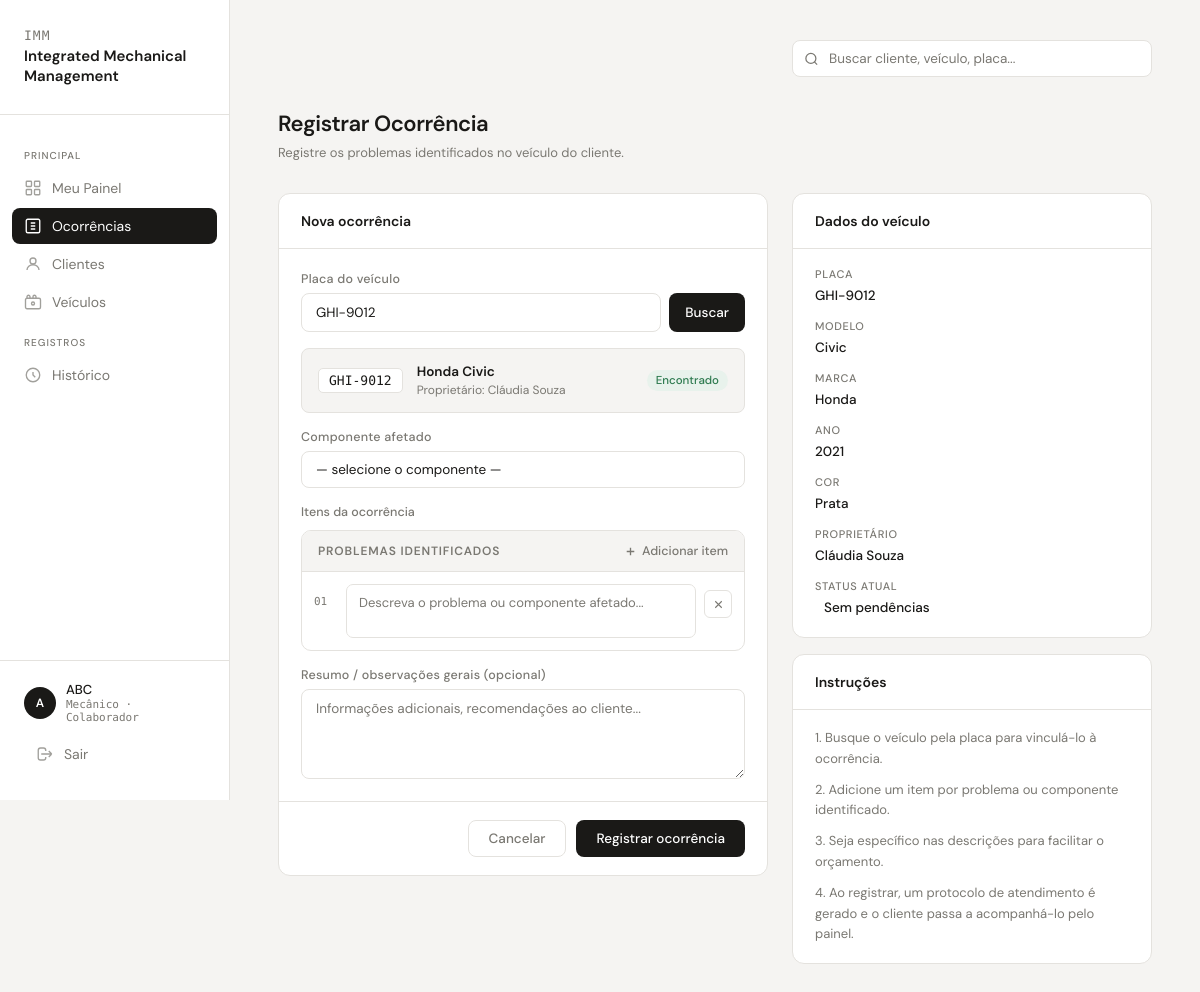
Page /colaborador/registrar_ocorrencia.php?placa=GHI-9012 (signed in) on the committed database.
### tables this page shows
CREATE TABLE `veiculo` (
  `id` char(36) NOT NULL DEFAULT uuid(),
  `placa` varchar(10) NOT NULL,
  `ano` int(11) NOT NULL,
  `cor` varchar(10) NOT NULL,
  `idModelo` char(36) NOT NULL,
  `idCliente` char(36) NOT NULL
);

CREATE TABLE `marca` (
  `id` char(36) NOT NULL DEFAULT uuid(),
  `nome` varchar(100) NOT NULL
);

CREATE TABLE `modelo` (
  `id` char(36) NOT NULL DEFAULT uuid(),
  `nome` varchar(100) NOT NULL,
  `idMarca` char(36) NOT NULL
);

CREATE TABLE `cliente` (
  `id` char(36) NOT NULL DEFAULT uuid(),
  `nome` varchar(100) NOT NULL,
  `cpf` varchar(11) NOT NULL,
  `email` varchar(100) NOT NULL,
  `senha` varchar(100) NOT NULL,
  `telefone` varchar(15) DEFAULT NULL,
  `endereco` varchar(100) NOT NULL
);

### colaborador/registrar_ocorrencia.php (the view, shortened to what this page needs)
<?php
require __DIR__ . '/../includes/app.php';
function buscar_veiculo(string $placa): ?array {
    return db_one("SELECT v.id, v.placa, v.ano, v.cor, mo.nome AS modelo, ma.nome AS marca,
                          c.nome AS cliente, " . SQL_STATUS_ATIVO . " AS statusAtivo,
                          (SELECT p.numero FROM protocolo p WHERE p.idVeiculo = v.id
                           AND p.status IN ('ABERTO','EM_ATENDIMENTO') ORDER BY p.numero DESC LIMIT 1) AS protocoloAtivo
                   FROM veiculo v
                   JOIN modelo mo ON mo.id = v.idModelo
                   JOIN marca ma  ON ma.id = mo.idMarca
                   JOIN cliente c ON c.id = v.idCliente
                   WHERE REPLACE(v.placa, '-', '') = ?", [str_replace('-', '', normalizar_placa($placa))]);
}
$placaBusca = trim($_GET['placa'] ?? '');
$veiculo    = $placaBusca !== '' ? buscar_veiculo($placaBusca) : null;
?>
<!DOCTYPE html>
<html lang="pt-BR">
<head>
</head>
<body>
<main>
  <div class="topbar">
    <form class="search-wrap" method="GET" action="veiculos.php">
      <input class="search-input" type="text" name="q" placeholder="Buscar cliente, veículo, placa..."/>
    </form>
  </div>
  <div class="page-title">Registrar Ocorrência</div>
  <div class="page-sub">Registre os problemas identificados no veículo do cliente.</div>
  <div class="two-col">
    <div class="card">
      <div class="card-header">
        <div class="card-title">Nova ocorrência</div>
      </div>
      <div class="form-body">
        <form class="field" method="GET">
          <label>Placa do veículo</label>
          <div style="display:flex;gap:8px;">
            <input type="text" name="placa" id="plate-input" value="<?= e($placaBusca) ?>" placeholder="ABC-1234" maxlength="8" style="text-transform:uppercase;" oninput="this.value=this.value.toUpperCase()" required/>
            <button type="submit" class="btn-primary" style="flex-shrink:0;padding:10px 16px;">Buscar</button>
          </div>
        </form>
        <?php if ($veiculo): ?>
          <div class="vehicle-found show">
            <span class="vf-plate"><?= e($veiculo['placa']) ?></span>
            <div class="vf-info">
              <div class="vf-name"><?= e($veiculo['marca'] . ' ' . $veiculo['modelo']) ?></div>
              <div class="vf-client">Proprietário: <?= e($veiculo['cliente']) ?></div>
            </div>
            <span class="vf-badge">Encontrado</span>
          </div>
        <?php endif; ?>
        <form method="POST" id="occ-form" style="display:flex;flex-direction:column;gap:16px;">
          <div class="field">
            <label>Componente afetado</label>
            <select name="componentes">
              <option value="">— selecione o componente —</option>
            </select>
          </div>
          <div>
            <div style="font-size:12.5px;font-weight:500;color:var(--muted);margin-bottom:10px;">Itens da ocorrência</div>
            <div class="items-section">
              <div class="items-header">
                <span class="items-label">Problemas identificados</span>
                <button type="button" class="btn-add-item" onclick="addItem()">
                  <svg width="13" height="13" viewBox="0 0 24 24" fill="none" stroke="currentColor" stroke-width="2.5"><path d="M12 5v14M5 12h14"/></svg>
                  Adicionar item
                </button>
              </div>
              <div class="items-list" id="items-list">
                <div class="item-row">
                  <span class="item-num">01</span>
                  <textarea class="item-input" name="itens[]" placeholder="Descreva o problema ou componente afetado..." rows="2" maxlength="200" required></textarea>
                  <button type="button" class="btn-remove-item" onclick="removeItem(this)" title="Remover">
                    <svg width="13" height="13" viewBox="0 0 24 24" fill="none" stroke="currentColor" stroke-width="2"><path d="M18 6L6 18M6 6l12 12"/></svg>
                  </button>
                </div>
              </div>
            </div>
          </div>
          <div class="field">
            <label>Resumo / observações gerais (opcional)</label>
            <textarea name="observacoes" placeholder="Informações adicionais, recomendações ao cliente..." rows="3" maxlength="200"></textarea>
          </div>
        </form>
      </div>
      <div class="form-actions">
        <a class="btn-outline" href="dashboard.php" style="text-decoration:none">Cancelar</a>
        <button type="submit" form="occ-form" class="btn-primary" <?= (!$veiculo || $veiculo['protocoloAtivo']) ? 'disabled style="opacity:.4;cursor:not-allowed"' : '' ?>>Registrar ocorrência</button>
      </div>
    </div>
    <div class="side-card">
      <div class="card">
        <div class="card-header">
          <div class="card-title">Dados do veículo</div>
        </div>
        <div class="info-list">
          <?php
            $info = $veiculo ? [
              'Placa' => $veiculo['placa'], 'Modelo' => $veiculo['modelo'], 'Marca' => $veiculo['marca'],
              'Ano' => $veiculo['ano'], 'Cor' => $veiculo['cor'], 'Proprietário' => $veiculo['cliente'],
            ] : array_fill_keys(['Placa', 'Modelo', 'Marca', 'Ano', 'Cor', 'Proprietário'], null);
          ?>
          <?php foreach ($info as $k => $val): ?>
            <div class="info-item"><label><?= e($k) ?></label><span<?= $val === null ? ' style="color:var(--muted)"' : '' ?>><?= e($val ?? '—') ?></span></div>
          <?php endforeach; ?>
          <div class="info-item"><label>Status atual</label>
            <?php if ($veiculo): ?><?= badge(status_veiculo($veiculo['statusAtivo'])) ?><?php else: ?><span style="color:var(--muted)">—</span><?php endif; ?>
          </div>
        </div>
      </div>
      <div class="card">
        <div class="card-header">
          <div class="card-title">Instruções</div>
        </div>
        <div style="padding:18px 22px;font-size:13px;color:var(--muted);line-height:1.6;">
          <p style="margin-bottom:10px;">1. Busque o veículo pela placa para vinculá-lo à ocorrência.</p>
          <p style="margin-bottom:10px;">2. Adicione um item por problema ou componente identificado.</p>
          <p style="margin-bottom:10px;">3. Seja específico nas descrições para facilitar o orçamento.</p>
          <p>4. Ao registrar, um protocolo de atendimento é gerado e o cliente passa a acompanhá-lo pelo painel.</p>
        </div>
      </div>
    </div>
  </div>
</main>
</body>
</html>

### rows in the picture
veiculo: placa "GHI-9012", marca.nome "Honda Civic", idCliente.nome "Cláudia Souza", idModelo.nome "Civic", marca.nome "Honda", ano "2021", cor "Prata"

### other values in the picture
$secao "PRINCIPAL"
$rotulo "Meu Painel"
$rotulo "Ocorrências"
$rotulo "Clientes"
$rotulo "Veículos"
$secao "REGISTROS"
$rotulo "Histórico"
initials($u['nome']) "A"
$u['nome'] "ABC"
rotulo_perfil($u) "Mecânico · Colaborador"
$k "PLACA"
$k "MODELO"
$k "MARCA"
$k "ANO"
$k "COR"
